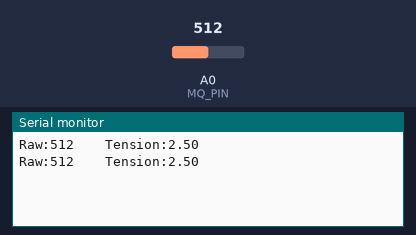
Recording of a sketch running on a simulated Arduino Uno, built with avr-gcc and run on an emulated ATmega328P. On the bench: the last lines printed to the serial monitor. The inputs (shaded band) are chosen by the test bench; at power-on: A0 (MQ_PIN) = 512.

Above: at 2.8 s.
2.9 s: A0 (MQ_PIN) set to 716
At 4.4 s:
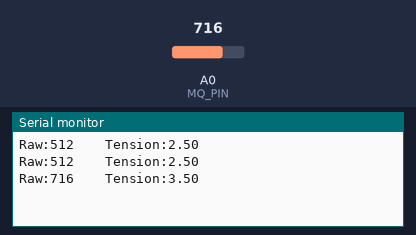
5.6 s: A0 (MQ_PIN) set to 900
At 7.2 s:
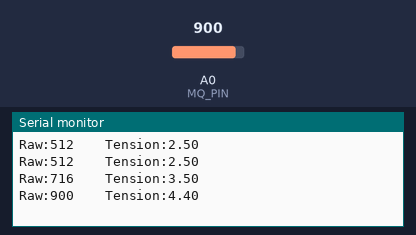
Timing chart, 0 to 8.7 s (numbered marks = the images above; inputs shaded):
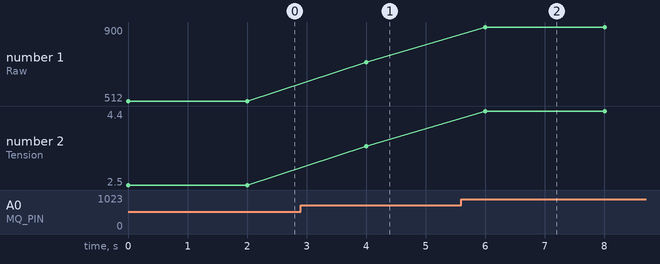

The sketch:

mq6.ino
```cpp
const int MQ_PIN = A0;
const int MQ_DELAY = 2000;

void setup()
{
  Serial.begin(9600);
}

void loop()
{
  int raw_adc = analogRead(MQ_PIN);
  float value_adc = raw_adc * (5.0 / 1023.0);

  Serial.print("Raw:");
  Serial.print(raw_adc);
  Serial.print("    Tension:");
  Serial.println(value_adc);

  delay(MQ_DELAY);
} 
```

Measured:
- after the input at 2.9 s, the serial monitor: prints a new line after 1.1 s (image 1)
- after the input at 5.6 s, the serial monitor: prints a new line after 0.40 s (image 2)
- plotted number 1: 512 → 716 after the input at 2.9 s, 716 → 900 after the input at 5.6 s
- plotted number 2: 2.5 → 3.5 after the input at 2.9 s, 3.5 → 4.4 after the input at 5.6 s
